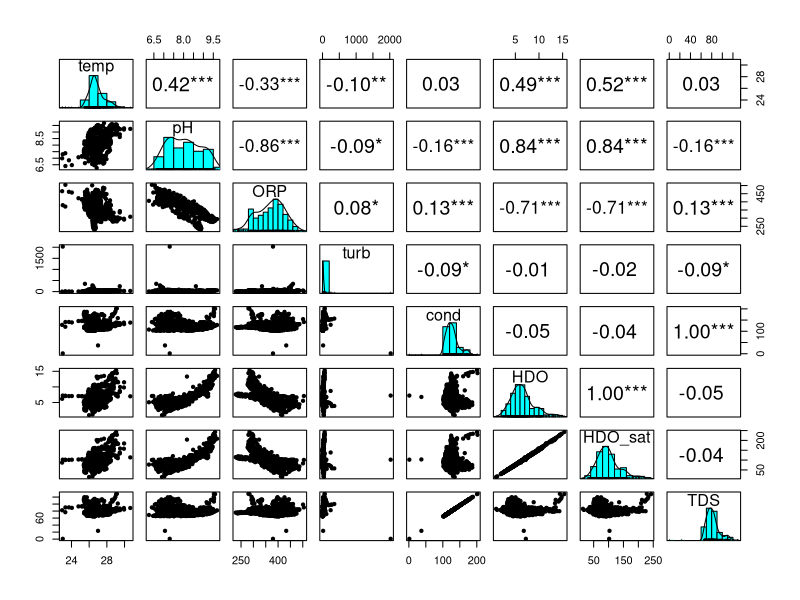
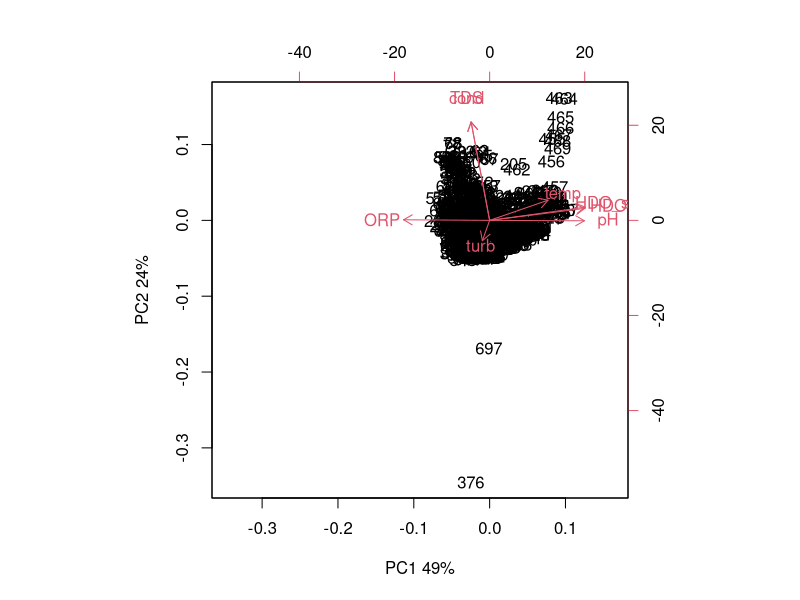
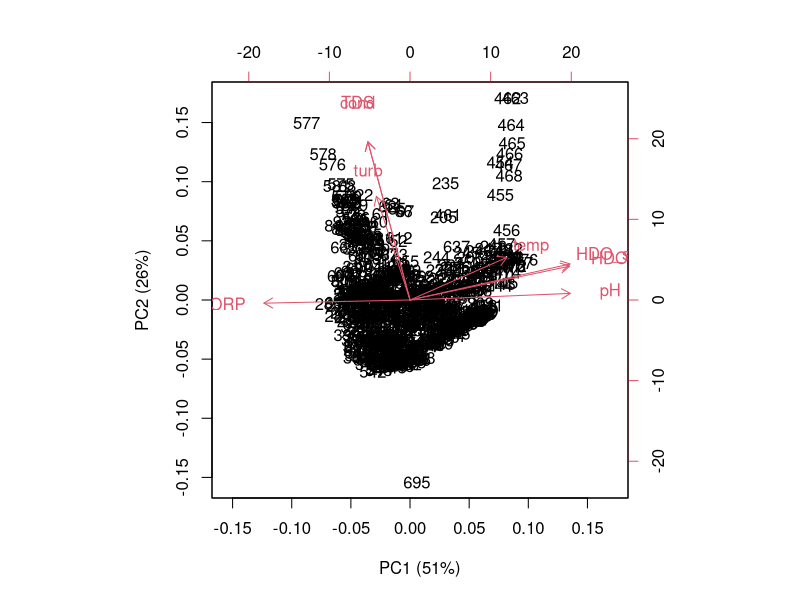
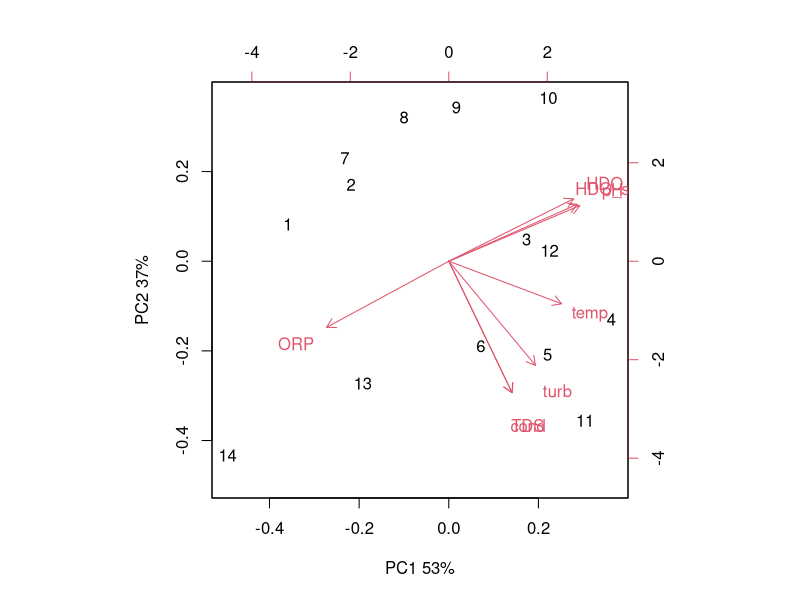
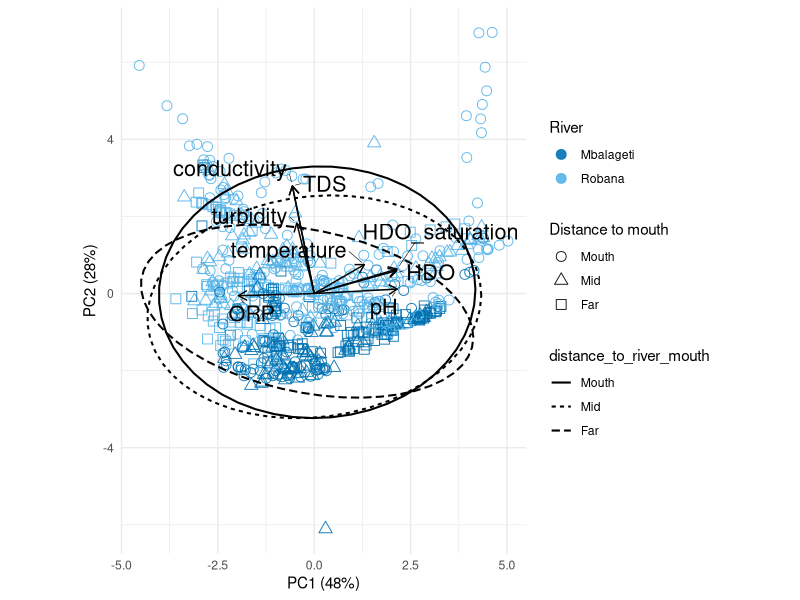

These figures' R source, in order: (Note: this script raises an error after producing the figures.)
rm(list = ls())

# load libraries
library(tidyverse)  # includes dplyr, ggplot2
library(vegan)      # multivariate analysis of ecological community data   
library(psych)      # useful for panel plots of multivariate datasets
library(ggrepel)    # label placement for ggplot2 to avoid overlapping text
library(patchwork)  # combine multiple ggplot2 plots into one layout 
library(lme4)         # for mixed models
library(lmerTest)     # for tests of significance of mixed-effects models
library(multcomp)     # registers cld() method for emmGrid
library(multcompView) # generates the letters
library(emmeans)      # pairwise comparison

# load data_water
data_water <- read.csv("data_water.csv") |>
  dplyr::mutate(transect_date_time = paste(transect_ID, substr(date_time_end, 1, 6), substr(date_time_start, 12, 16), sep = " "))|>
  mutate(date=as.Date(date, format= "%d-%b-%Y"),
         habitat_detailed = case_when(
           transect_ID %in% c("pap_1", "pap_2") ~ "Papyrus Mbalageti Mouth",
           transect_ID %in% c("pap_3", "pap_4") ~ "Papyrus Robana Mouth",
           transect_ID %in% c("pap_5", "pap_6") ~ "Papyrus Robana Mid",
           transect_ID %in% c("tree_1", "tree_2") ~ "Tree Mbalageti Mid",
           transect_ID %in% c("tree_3", "tree_4") ~ "Tree Mbalageti Far",
           transect_ID %in% c("tree_5", "tree_6") ~ "Tree Robana Mouth",
           transect_ID %in% c("tree_7", "tree_8") ~ "Tree Robana Far",
           TRUE ~ NA_character_),
         habitat_main = case_when(
           transect_ID %in% c("pap_1", "pap_2","pap_3", "pap_4","pap_5", "pap_6" ) ~ "Papyrus",
           transect_ID %in% c("tree_1", "tree_2","tree_3", "tree_4","tree_5", "tree_6","tree_7", "tree_8") ~ "Trees",
           TRUE ~ NA_character_),
         distance_to_river_mouth= case_when(
           transect_ID %in% c("pap_1", "pap_2", "pap_3", "pap_4", "tree_5", "tree_6") ~ "Mouth",
           transect_ID %in% c("tree_1", "tree_2","pap_5", "pap_6" ) ~ "Mid",
           transect_ID %in% c("tree_7", "tree_8","tree_3", "tree_4") ~ "Far"
         ),
         distance_to_river_mouth= factor(distance_to_river_mouth, levels= c("Mouth", "Mid", "Far")),
         habitat_detailed2= case_when(
           transect_ID %in% c("pap_1", "pap_2") ~ "Mbalageti Mouth",
           transect_ID %in% c("pap_3", "pap_4","tree_5", "tree_6") ~ "Robana Mouth",
           transect_ID %in% c("tree_7", "tree_8") ~ "Robana Far",
           transect_ID %in% c("pap_5", "pap_6") ~ "Robana Mid",
           transect_ID %in% c("tree_1", "tree_2") ~ "Mbalageti Mid",
           transect_ID %in% c("tree_3", "tree_4") ~ "Mbalageti Far",
           TRUE ~ NA_character_),
         river= case_when(
           transect_ID %in% c("pap_1", "pap_2", "tree_1", "tree_2","tree_3", "tree_4") ~ "Mbalageti",
           transect_ID %in% c("pap_3", "pap_4", "pap_5", "pap_6","tree_5", "tree_6", "tree_7", "tree_8") ~ "Robana"))


# explore the correlations among the factors in a panel pairs plot
psych::pairs.panels(data_water |> dplyr::select(temp, pH, ORP, turb, cond, HDO, HDO_sat, TDS),smooth=F,ci=T,ellipses=F,stars=T,method="pearson")
# very strong relation between conductivity and TDS, one on one correlation
# HDO and HDO_sat one on one correlation
# strong negative correlation between ORP and HDO & HDO_sat
# strong positive correlation between pH and HDO
# strong negative correlation between pH and ORP

# PCA with all data
pca_input <- data_water |>
  dplyr::select(temp, pH, ORP, turb, cond, HDO, HDO_sat, TDS)|>
  filter(if_all(everything(), ~ !is.na(.) & !is.infinite(.)))

pca_result <- prcomp(pca_input,center=T, scale. = TRUE)
pca_result
summary(pca_result)

biplot(pca_result,xlab="PC1 49%",ylab="PC2 24%")

# points 376, 621 and 739 seem to be outliers, in the original dataframe of data_water these are rows 377, 622 and 740
# point 376 has a very high turbidity, very low conductivity and low TDS, depth 0.46
# point 376 was recorded at 11:07:58, which coincides with the exact start time of the transect, seconds moved = 2 and meters moved = 2  suggesting the multiprobe may not yet have been fully submerged. The shallow depth (0.46m) supports this assumption. Partial submersion may also explain the unusually high HDO saturation and turbidity, as the sensors may have measured surface water or even been partially exposed to air.
# there is some time issue with the Manta multimeter probe therefore it could be that the measurement already started but, while the transect was not yet started

# point 621: TDS relatively low, conductivity low, turbidity high, depth 0.47, suggest that the probe is held more close to the surface
# point 739 also has low conductivity and TDS.
# most values of conductivity in the df are above 100 and TDS above 70, these three data points deviate strongly
# remove these three outliers from the data set, as these might not be representative measurements

pca_input2 <- data_water |>
  dplyr::slice(c(-377,-622,-740)) |>
  dplyr::select(temp, pH, ORP, turb, cond, HDO, HDO_sat, TDS)|>
  filter(if_all(everything(), ~ !is.na(.) & !is.infinite(.)))

pca_result <- prcomp(pca_input2,center=T, scale. = TRUE)
pca_result
summary(pca_result)

biplot(pca_result, xlab = "PC1 (51%)", ylab = "PC2 (26%)")
# now the plot looks better, still there seems to be a cluster of points to the right

# try PCA with averaged data
pca_input_avg <- data_water |>
  dplyr::slice(c(-377,-622, -740)) |>
  dplyr::filter(if_all(c(temp, pH, ORP, turb, cond, HDO, HDO_sat, TDS),
                       ~ !is.na(.) & !is.infinite(.))) |>
  dplyr::group_by(transect_ID) |>
  dplyr::summarise(
    temp = mean(temp),
    pH = mean(pH),
    ORP = mean(ORP),
    turb = mean(turb),
    cond = mean(cond),
    HDO = mean(HDO),
    HDO_sat = mean(HDO_sat),
    TDS = mean(TDS),
    .groups = "drop"
  )

pca_result_avg <- prcomp(
  pca_input_avg |> dplyr::select(-transect_ID),
  center = TRUE,
  scale. = TRUE
)
pca_result_avg
summary(pca_result_avg)

biplot(pca_result_avg,xlab="PC1 53%",ylab="PC2 37%")
# so the raw data explains 51+26= 76% of all variation
# averaged data explains 53+37= 90% of all variation

# comparing the two biplots, the arrows of temp, turb, cond and TDS seem to change direction
# try o find out why this is

# compute correlation matrices
cor_raw <- cor(pca_input2, use = "pairwise.complete.obs")
cor_avg <- cor(pca_input_avg |> dplyr::select(temp, pH, ORP, turb, cond, HDO, HDO_sat, TDS), use = "pairwise.complete.obs")

# convert matrices to long format data frames
cor_raw_df <- as.data.frame(as.table(cor_raw)) |>
  rename(Var1 = Var1, Var2 = Var2, Correlation_raw = Freq)

cor_avg_df <- as.data.frame(as.table(cor_avg)) |>
  rename(Var1 = Var1, Var2 = Var2, Correlation_avg = Freq)

# join on Var1 and Var2
cor_compare <- left_join(cor_raw_df, cor_avg_df, by = c("Var1", "Var2")) |>
  arrange(Var1, Var2)

# view table
print(cor_compare)
# temperature vs turbidity changes from 0.07 (weak positive) in raw to 0.50 (moderate positive) in averaged.
# ORP vs turbidity flips from 0.23 (positive) in raw to -0.08 (negative) in averaged.
# conductivity vs turbidity increases from 0.44 (moderate) in raw to 0.87 (very strong positive) in averaged.
# conductivity vs temp flips from (-0.11) in raw to 0.47 (moderate positive) in averaged.
# pH vs turbidity flips from -0.20 (weak negative) in raw to 0.15 (weak positive) in averaged.
# TDS vs temperature flips from -0.11 in raw to 0.47 (moderate positive) in averaged.
# TDS vs turbidity rises from 0.44 (moderate) in raw to 0.86 (very strong positive) in averaged
# HDO vs turbidity shifts from -0.11 (near zero) in raw to 0.2 (weak positive) in averaged.
# HDO_sat vs turbidity shifts from -0.09 in raw to 0.23 in averaged.

# the averaging pca changed correlation, or increased strength of correlations and might hide variability 
# I want to use the clustering of the parameters to give indication of chemical water quality and visible water quality, so it might be better to have enough variability in the data and choose for the raw data instead of averaging data

# make plot
# get row indices to align the meta data (categories) with the rows of the pca input
rows_to_keep <- as.numeric(rownames(pca_input2))

# run PCA
pca_result <- prcomp(pca_input2, center = TRUE, scale. = TRUE)

# add the meta data: habitat, river and distance with the rows used in the PCA
habitat_vector <- data_water$habitat_detailed2[rows_to_keep]
river_vector   <- data_water$river[rows_to_keep]
dist_vector     <- data_water$distance_to_river_mouth[rows_to_keep]

# extract PCA scores into a dataframe and add the meta data catgeories
scores <- as.data.frame(pca_result$x) |>
  mutate(
    river = factor(river_vector, levels = c("Mbalageti","Robana")),
    distance_to_river_mouth = factor(dist_vector, levels = c("Mouth","Mid","Far")),
    habitat = habitat_vector
  )

# extract loadings (arrows) for the first pricinipal components PC1 and PC2 
loadings <- as.data.frame(pca_result$rotation[, 1:2])  
# label the variable names
loadings$varname <- rownames(loadings)
loadings$varname <- dplyr::recode(
  loadings$varname,
  "cond" = "conductivity",
  "turb" = "turbidity",
  "temp" = "temperature",
  "HDO_sat" = "HDO_saturation"
)

# adjust the x and y positions of the labels
loadings$nudge_x <- 0
loadings$nudge_y <- 0

loadings$nudge_x[loadings$varname == "TDS"] <- 0.5
loadings$nudge_x[loadings$varname == "conductivity"] <- -0.3
loadings$nudge_x[loadings$varname == "turbidity"] <- -0.3
loadings$nudge_x[loadings$varname == "temperature"] <- 0.1
loadings$nudge_x[loadings$varname == "HDO"] <- 0.4
loadings$nudge_x[loadings$varname == "HDO_saturation"] <- 0.4
loadings$nudge_y[loadings$varname == "HDO_saturation"] <- -0.1
loadings$nudge_y[loadings$varname == "ORP"] <- -0.1

# scale arrows for visibility
arrow_scale <- 4.5 
loadings$PC1 <- loadings$PC1 * arrow_scale
loadings$PC2 <- loadings$PC2 * arrow_scale

# plot
plot1 <- ggplot(scores, aes(x = PC1, y = PC2,
                            color = river,
                            shape = distance_to_river_mouth)) +
  geom_point(size = 3, alpha = 0.9) +
  stat_ellipse(
    data = scores,
    mapping = aes(PC1, PC2, group = distance_to_river_mouth,
                  linetype = distance_to_river_mouth),
    inherit.aes = FALSE,   # don't inherit color=river from the main ggplot
    color = "black",
    linewidth = 0.7,
    type = "t", level = 0.95
  ) + 
  geom_segment(data = loadings,
               aes(x = 0, y = 0, xend = PC1, yend = PC2),
               inherit.aes = FALSE,
               arrow = arrow(length = unit(0.25, "cm")),
               color = "black", linewidth = 0.5) +
  geom_text_repel(data = loadings,
                  inherit.aes = FALSE,
                  aes(x = PC1, y = PC2, label = varname),
                  color = "black", size = 5.5,
                  nudge_x = loadings$nudge_x, nudge_y = loadings$nudge_y,
                  force_pull = 0.3, segment.color = "black",
                  segment.size = 0.2, box.padding = 0.4,
                  point.padding = 0.2, min.segment.length = 0) +
  labs(
    x = paste0("PC1 (", round(summary(pca_result)$importance[2, 1] * 100), "%)"),
    y = paste0("PC2 (", round(summary(pca_result)$importance[2, 2] * 100), "%)"),
    color = "River", shape = "Distance to mouth"
  ) +
  coord_fixed() +
  theme_minimal() +
  scale_color_manual(values = c("Mbalageti" = "#0072B2",
                                "Robana"    = "#56B4E9")) +
  scale_shape_manual(values = c("Mouth" = 1,   
                                "Mid"   = 2,   
                                "Far"   = 0))  

plot1

# from the PCA plot it seems that HDO saturation, HDO, pH and temperature are clustered over PC1 and ORP in opposite direction
# these factors give an indication about water aeration -->chemical water quality
# conductivity, TDS and turbidity cluster together over PC2, these factors give an indication about water clarity --> visible water quality
# seems some difference in aggregations of points between the two river types

# save the plot
ggsave("PCA.png", plot1 , width = 12, height = 6, dpi = 300)

# with these PCA results it is possible to plot the water parameters according to the PCA axis in one plot instead of every parameters separately
# therefore need to extract the PCA values and make a data frame of it

# extract PCA values and add as column to data water
scores <- as.data.frame(pca_result$x)

# add metadata of data water by matching rows
meta <- data_water[rows_to_keep, ]  
pca_with_meta <- cbind(meta, scores)


# test the effects of habitat, river and distance to river mouth on the PCA axis
# anova PC1 (chemical water quality)
model_pc1 <- lmer(PC1 ~ habitat_main * river * distance_to_river_mouth + (1 | transect_ID), data = pca_with_meta)
anova(model_pc1)
# habitat type significant **
# river significant effect *
# distance to river mouth highly significant ***
summary(model_pc1)
# papyrus significantly higher
# Robana significantly higher 
# far distance is significantly higher than mouth
# but zero variance of transect_ID, so remove from the model

# test without the random effect
model_pc1a <- lm(PC1 ~ habitat_main * river * distance_to_river_mouth, data = pca_with_meta)
anova(model_pc1a)
# habitat not significant
# river marginally significant 0.06
# distance to river mouth highly significant ***

# compare models
anova(model_pc1, model_pc1a)
# AIC lower for model pc1a and the p=1 so take out random effect

# pairwise comparisons for model_pc1a
emm <- emmeans(model_pc1a, ~ river * distance_to_river_mouth * habitat_main, drop = TRUE)
pairs(emm)

# create letters
cld_dist <- cld(emm, Letters = letters)
cld_dist
letters_df <- as.data.frame(cld_dist)
letters_df <- letters_df |>
  mutate(y_pos = 80) |>
  mutate(group_label = gsub(" ", "", .group)) |>
  ungroup() |>
  drop_na()

# plot PC1 which represents water aeration (chemical water quality) + significance letters
plot1 <- ggplot(pca_with_meta, aes(x = distance_to_river_mouth2, y = PC1, fill= river2)) +
  geom_boxplot()+
  #facet_grid(~habitat_main)+
  theme(text= element_text(size=14))+
  labs(x= "Distance to river mouth", y= "Chemical water quality (PC1)")+
  coord_cartesian(ylim = c(-5, 10))+
  scale_y_continuous(breaks = seq(-5, 10, by = 2.5))+
  #geom_text(
    #data = letters_df,
    #aes(x = distance_to_river_mouth, y = Inf, label = group_label, group= river),
    #color = "black",
    #size = 4,
    #fontface = "bold",
    #position = position_dodge(width = 0.75),
    #vjust=1.8,
    #inherit.aes = FALSE
  #)+
  scale_fill_manual(values = c(
    "Mbalageti" = "#0072B2",
    "Robana" = "#56B4E9"))+
  theme_minimal(base_size = 14) +
  theme(
    axis.title = element_text(size = 13, face="bold"),
    axis.title.x = element_text(size = 13, face = "bold", margin = margin(t = 10)),
    axis.text.x = element_text(size = 11, face = "bold", color="black"), 
    axis.text = element_text(size = 11),
    legend.position = "right",
    legend.title = element_text(size = 13, face = "bold"),
    strip.text = element_text(size = 13, face = "bold"),
    panel.grid.major.x = element_line(color = "grey80", linetype = "solid"),
    panel.grid.major.y = element_line(color = "grey80", linetype = "solid"),
    panel.grid.minor = element_blank(),
    panel.spacing = unit(1.2, "lines"),
    panel.border = element_rect(color = "black", size = 1, fill = NA),
    plot.margin = margin(10, 10, 10, 10)
  )
plot1

# anova PC2
model_pc2 <- lmer(PC2 ~ river2 * distance_to_river_mouth2 + (1 | transect_ID) , data = pca_with_meta)
anova(model_pc2)
# habitat not significant
# river significant effect **
# significant effect of distance to river mouth
# almost marginally signficant of interaction habitat:river and habitat:distance to river
summary(model_pc2)
# some variance between transects
# Robana significantly higher values 
# mid distance signficantly lower than mouth --> lower value for water clarity actually means a better water quality, cause lower values of turbditity, TDS and cond
# far distance significantly higher than mouth

# try model without random effect
model_pc2a <- lm(PC2 ~ habitat_main * river * distance_to_river_mouth, data = pca_with_meta)
anova(model_pc2a)
# every parameter is highly significant
summary(model_pc2a)

# compare models
anova (model_pc2, model_pc2a)
# AIC model pc2 is lower and the pvalue < 0.001 indicating to keep the random effect in the model

# pairwise comparisons for model_pc1a
emm2 <- emmeans(model_pc2, ~ river * distance_to_river_mouth * habitat_main, drop = TRUE)
pairs(emm2)

# create letters
cld_dist2 <- cld(emm2, Letters = letters)
cld_dist2
letters_df2 <- as.data.frame(cld_dist2)
letters_df2 <- letters_df2 |>
  mutate(y_pos = 80) |>
  mutate(group_label = gsub(" ", "", .group)) |>
  ungroup() |>
  drop_na()

pca_with_meta$distance_to_river_mouth2 <- factor(pca_with_meta$distance_to_river_mouth2, levels= c("Mouth", "Mid", "Far"))
# plot PC2 which represents water clarity (visible water quality)
plot2 <- ggplot(pca_with_meta, aes(x = distance_to_river_mouth2, y = PC2, fill= river2)) +
  geom_boxplot()+
  #facet_grid(~habitat_main)+
  theme(text= element_text(size=14))+
  labs(x= "Distance to river mouth", y= "Visible water quality (PC2)")+
  coord_cartesian(ylim = c(-5, 10))+
  scale_y_continuous(breaks = seq(-5, 10, by = 2.5))+
  scale_fill_manual(values = c(
    "Mbalageti" = "#0072B2",
    "Robana" = "#56B4E9"))+
  theme_minimal(base_size = 14) +
  theme(
    axis.title = element_text(size = 13, face="bold"),
    axis.title.x = element_text(size = 13, face = "bold", margin = margin(t = 10)),
    axis.text.x = element_text(size = 11, face = "bold", color="black"), 
    axis.text = element_text(size = 11),
    legend.position = "right",
    legend.title = element_text(size = 13, face = "bold"),
    strip.text = element_text(size = 13, face = "bold"),
    panel.grid.major.x = element_line(color = "grey80", linetype = "solid"),
    panel.grid.major.y = element_line(color = "grey80", linetype = "solid"),
    panel.grid.minor = element_blank(),
    panel.spacing = unit(1.2, "lines"),
    panel.border = element_rect(color = "black", size = 1, fill = NA),
    plot.margin = margin(10, 10, 10, 10)
  )
plot2

geom_text(
  data = letters_df2,
  aes(x = distance_to_river_mouth, y = Inf, label = group_label, group= river),
  color = "black",
  size = 4,
  fontface = "bold",
  position = position_dodge(width = 0.75),
  vjust=1.8,
  inherit.aes = FALSE
)+

# make combined plot
plot2 <- plot2 + theme(strip.text.x = element_blank())

combined_plot <-
  (plot1 +
     theme(
       axis.title.x = element_blank(),
       axis.text.x  = element_blank(),
       axis.ticks.x = element_blank()
     )) /
  (plot2 + theme(strip.text.x = element_blank())) +
  plot_layout(guides = "collect", heights = c(1, 1)) &
  theme(
    legend.position = "right",
    axis.title.y = element_text(size = 10, face = "bold"),  # y-label size
    axis.text.y  = element_text(size = 12)                  # y tick size
  )

print(combined_plot)
ggsave("combined_plot.png", combined_plot, width = 12, height = 6, dpi = 300)


#### data preparation for Structural Equation Modelling SEM ####
# take average values for PC1 and PC2 for every transect + date combination so the number of observations is reduced to 94 and matches the number of observations in the different datasets
PCA_data <- pca_with_meta |>
  group_by(transect_run_ID,transect_ID,river, habitat_detailed, habitat_detailed_2, distance_to_river_mouth, habitat_main, date) |>
  dplyr::summarise(
    chemical_water_quality_PC1 = mean(PC1),
    visible_water_quality_PC2 = mean(PC2),
    .groups = "drop"
  )

# save as csv to use in SEM
write.csv(PCA_data, "PCA_data.csv", row.names = FALSE)
